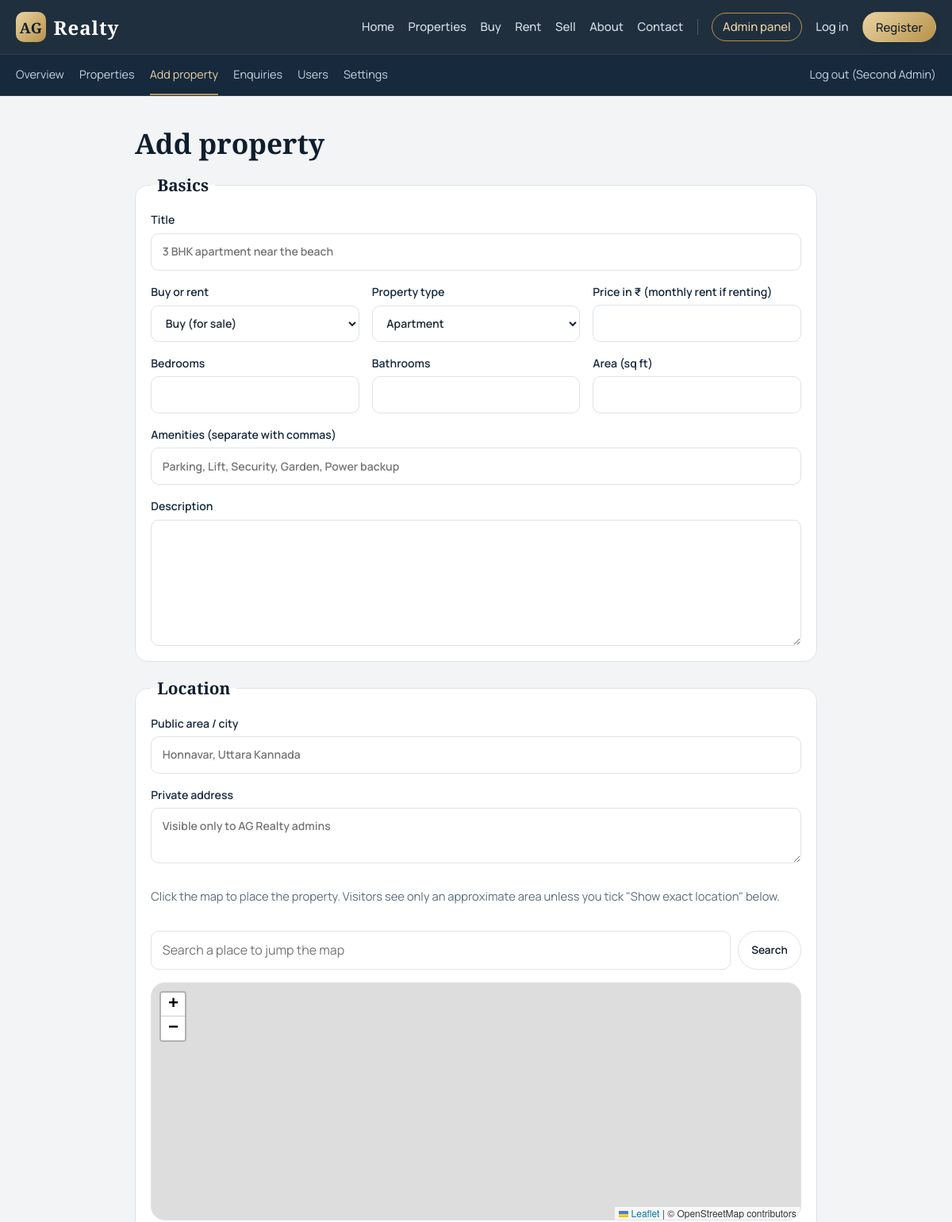
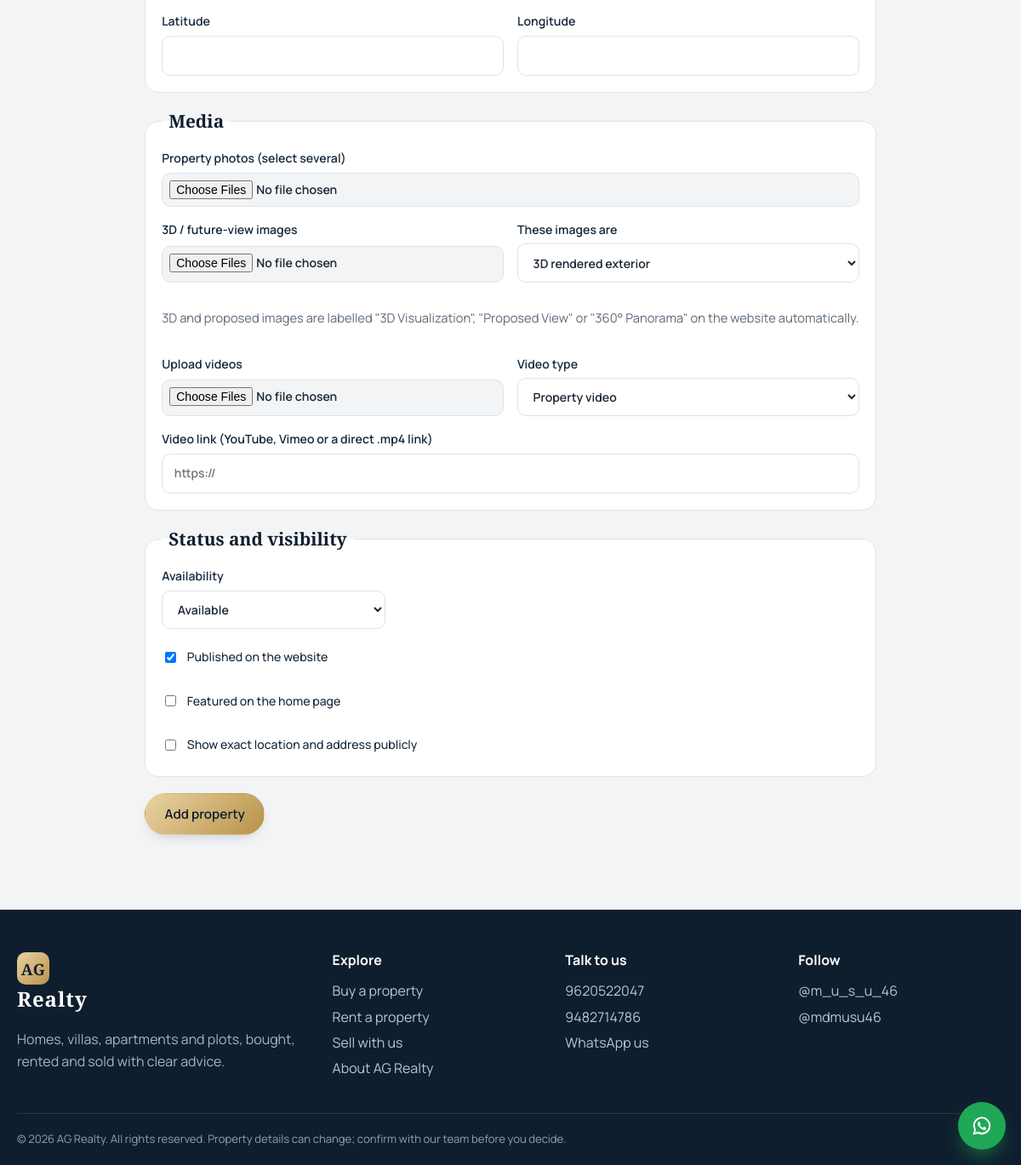
Page /admin/property/new (signed in) on the committed database (2 pictures, top to bottom).
### tables this page shows
CREATE TABLE admins (
  id INTEGER PRIMARY KEY AUTOINCREMENT,
  name TEXT NOT NULL,
  email TEXT NOT NULL UNIQUE,
  password_hash TEXT NOT NULL,
  role TEXT NOT NULL DEFAULT 'admin',
  created_at TEXT NOT NULL DEFAULT CURRENT_TIMESTAMP
);

CREATE TABLE settings (
  key TEXT PRIMARY KEY,
  value TEXT NOT NULL DEFAULT ''
);

CREATE TABLE social_links (
  id INTEGER PRIMARY KEY AUTOINCREMENT,
  platform TEXT NOT NULL,
  label TEXT NOT NULL,
  url TEXT NOT NULL DEFAULT '',
  active INTEGER NOT NULL DEFAULT 1,
  sort_order INTEGER NOT NULL DEFAULT 0
);

### app.py (the view, shortened to what this page needs)
@app.route("/admin/property/new", methods=["GET", "POST"])
@admin_required
def admin_property_new():
    return _form_page({"approved": 1, "listing_type": "buy", "status": "available"})

### app.py (called while the page is built)
def db():
    if "db" not in g:
        g.db = get_db()
    return g.db

def csrf_token():
    if "csrf" not in session:
        session["csrf"] = secrets.token_hex(16)
    return session["csrf"]

@app.before_request
def csrf_protect():
    if request.method == "POST":
        sent = request.form.get("csrf_token") or request.headers.get("X-CSRF-Token") or ""
        expected = session.get("csrf")
        if not expected or not sent or not secrets.compare_digest(sent, expected):
            abort(400, "Your security token expired. Go back, refresh the page and try again.")

@app.after_request
def headers(resp):
    resp.headers.setdefault("X-Content-Type-Options", "nosniff")
    resp.headers.setdefault("X-Frame-Options", "SAMEORIGIN")
    resp.headers.setdefault("Referrer-Policy", "strict-origin-when-cross-origin")
    return resp

def current_user():
    if "cu" not in g:
        g.cu = None
        if session.get("user_id"):
            g.cu = db().execute("SELECT * FROM users WHERE id=? AND is_active=1", (session["user_id"],)).fetchone()
            if not g.cu:
                session.pop("user_id", None)
    return g.cu

def current_admin():
    if "ca" not in g:
        g.ca = None
        if session.get("admin_id"):
            g.ca = db().execute("SELECT * FROM admins WHERE id=?", (session["admin_id"],)).fetchone()
    return g.ca

def admin_required(fn):
    @wraps(fn)
    def wrap(*a, **kw):
        if not current_admin():
            return redirect(url_for("admin_login", next=request.path))
        return fn(*a, **kw)
    return wrap

def digits(s):
    d = re.sub(r"\D", "", s or "")
    return "91" + d if len(d) == 10 else d

@app.context_processor
def inject():
    d = db()
    site = {r["key"]: r["value"] for r in d.execute("SELECT key, value FROM settings")}
    socials = d.execute("SELECT * FROM social_links WHERE active=1 AND url!='' ORDER BY sort_order, id").fetchall()
    def wa_link(text=""):
        return f"https://wa.me/{digits(site.get('whatsapp'))}?text={quote(text)}"
    return dict(now_year=time.strftime('%Y'), site=site, socials=socials, current_user=current_user(), current_admin=current_admin(),
                csrf_token=csrf_token, media_url=media_url, wa_link=wa_link, IMAGE_KINDS=IMAGE_KINDS,
                VIDEO_KINDS=VIDEO_KINDS, FACILITY_CATS=FACILITY_CATS, PROPERTY_TYPES=PROPERTY_TYPES,
                VISUAL_CHOICES=VISUAL_CHOICES)

### templates/admin/property_form.html (shortened to what this page needs)
{% extends "base.html" %}
{% block head %}<link rel="stylesheet" href="https://unpkg.com/leaflet@1.9.4/dist/leaflet.css">{% endblock %}
{% block content %}
{% include "admin/_nav.html" %}
<section class="wrap section narrow">
  <div class="section-head"><h1 class="h2">{{ 'Edit property' if pid else 'Add property' }}</h1>{% if pid %}<a href="{{ url_for('property_detail', pid=pid) }}">View on website</a>{% endif %}</div>
  <form class="form big-form" method="post" enctype="multipart/form-data">
    {% set admin = true %}{% include "_property_fields.html" %}
    <button class="btn btn-gold">{{ 'Save changes' if pid else 'Add property' }}</button>
  </form>
</section>
{% endblock %}

### templates/base.html (shortened to what this page needs)
<!doctype html>
<html lang="en">
<head>
<link rel="stylesheet" href="{{ url_for('static', filename='css/style.css') }}">
{% block head %}{% endblock %}
</head>
<body data-csrf="{{ csrf_token() }}" data-logged-in="{{ 1 if current_user else 0 }}" data-login-url="{{ url_for('login') }}">
<header class="site-header">
  <div class="wrap bar">
    <a class="brand" href="{{ url_for('index') }}" aria-label="AG Realty home"><span class="mark">AG</span><span class="brand-name">Realty</span></a>
    <nav id="nav" class="nav">
      <a href="{{ url_for('index') }}" {% if request.endpoint=='index' %}class="on"{% endif %}>Home</a>
      <a href="{{ url_for('properties') }}" {% if request.endpoint in ('properties','property_detail') %}class="on"{% endif %}>Properties</a>
      <a href="{{ url_for('buy') }}" {% if request.endpoint=='buy' %}class="on"{% endif %}>Buy</a>
      <a href="{{ url_for('rent') }}" {% if request.endpoint=='rent' %}class="on"{% endif %}>Rent</a>
      <a href="{{ url_for('sell') }}" {% if request.endpoint=='sell' %}class="on"{% endif %}>Sell</a>
      <a href="{{ url_for('about') }}" {% if request.endpoint=='about' %}class="on"{% endif %}>About</a>
      <a href="{{ url_for('contact') }}" {% if request.endpoint=='contact' %}class="on"{% endif %}>Contact</a>
      {% if current_admin %}<a href="{{ url_for('admin_home') }}" class="pill">Admin panel</a>{% endif %}
      {% if current_user %}
        <a href="{{ url_for('favorites') }}">Favorites</a>
        <a href="{{ url_for('dashboard') }}">My account</a>
        <form method="post" action="{{ url_for('logout') }}" class="inline"><input type="hidden" name="csrf_token" value="{{ csrf_token() }}"><button class="linklike">Log out</button></form>
      {% else %}
        <a href="{{ url_for('login') }}">Log in</a>
        <a href="{{ url_for('register') }}" class="btn btn-sm btn-gold">Register</a>
      {% endif %}
    </nav>
  </div>
</header>
<main>{% block content %}{% endblock %}</main>
<footer class="site-footer">
  <div class="wrap foot-grid">
    <div>
      <a class="brand light" href="{{ url_for('index') }}"><span class="mark">AG</span><span class="brand-name">Realty</span></a>
      <p class="muted-l">Homes, villas, apartments and plots, bought, rented and sold with clear advice.</p>
    </div>
    <div>
      <h4>Explore</h4>
      <a href="{{ url_for('buy') }}">Buy a property</a><a href="{{ url_for('rent') }}">Rent a property</a>
      <a href="{{ url_for('sell') }}">Sell with us</a><a href="{{ url_for('about') }}">About AG Realty</a>
    </div>
    <div>
      <h4>Talk to us</h4>
      {% if site.phone1 %}<a href="tel:+91{{ site.phone1 }}">{{ site.phone1 }}</a>{% endif %}
      {% if site.phone2 %}<a href="tel:+91{{ site.phone2 }}">{{ site.phone2 }}</a>{% endif %}
      <a href="{{ wa_link('Hello AG Realty, I would like to know more about your properties.') }}" target="_blank" rel="noopener">WhatsApp us</a>
    </div>
    <div>
      <h4>Follow</h4>
      {% for s in socials %}<a href="{{ s.url }}" target="_blank" rel="noopener">{{ s.label }}</a>{% else %}<span class="muted-l">Social links coming soon.</span>{% endfor %}
    </div>
  </div>
  <div class="wrap legal">© {{ now_year }} AG Realty. All rights reserved. Property details can change; confirm with our team before you decide.</div>
</footer>
<a class="wa-float" href="{{ wa_link('Hello AG Realty, I have an enquiry about a property.') }}" target="_blank" rel="noopener" aria-label="Chat on WhatsApp">
</a>
</body>
</html>

### templates/admin/_nav.html (shortened to what this page needs)
<div class="admin-bar"><div class="wrap">
  <a href="{{ url_for('admin_home') }}" class="{{ 'on' if request.endpoint=='admin_home' }}">Overview</a>
  <a href="{{ url_for('admin_properties') }}" class="{{ 'on' if request.endpoint in ('admin_properties','admin_property_edit') }}">Properties</a>
  <a href="{{ url_for('admin_property_new') }}" class="{{ 'on' if request.endpoint=='admin_property_new' }}">Add property</a>
  <a href="{{ url_for('admin_enquiries') }}" class="{{ 'on' if request.endpoint=='admin_enquiries' }}">Enquiries</a>
  <a href="{{ url_for('admin_users') }}" class="{{ 'on' if request.endpoint=='admin_users' }}">Users</a>
  <a href="{{ url_for('admin_settings') }}" class="{{ 'on' if request.endpoint=='admin_settings' }}">Settings</a>
  <form method="post" action="{{ url_for('admin_logout') }}" class="inline"><input type="hidden" name="csrf_token" value="{{ csrf_token() }}"><button class="linklike">Log out ({{ current_admin.name }})</button></form>
</div></div>

### style.css (style rules this page uses)
:root { --ink:#0F1E2E; --ink-2:#16293D; --ink-3:#24405C; --brass:#B8924A; --brass-l:#E9D3A1; --brass-d:#8E6C2E; --mist:#F2F4F6; --paper:#fff; --line:#DDE3E9; --text:#1B2733; --muted:#5C6B7A; --ok:#1F7A4D; --warn:#B26A00; --bad:#B3261E; --wa:#1FA855; --serif:"Cormorant Garamond",Georgia,"Times New Roman",serif; --sans:"Manrope",system-ui,-apple-system,"Segoe UI",Roboto,sans-serif; --shadow:0 18px 40px -22px rgba(15,30,46,.45); --shadow-s:0 6px 18px -10px rgba(15,30,46,.35); }
*,*::before,*::after { box-sizing:border-box }
html { scroll-behavior:smooth }
body { margin:0;font-family:var(--sans);color:var(--text);background:var(--mist);line-height:1.6;font-size:16px;-webkit-font-smoothing:antialiased }
a { color:var(--ink-3) }
h1,h2,h3,h4 { font-family:var(--serif);color:var(--ink);line-height:1.12;margin:0 0 .5em;font-weight:600 }
h1 { font-size:clamp(2.3rem,5vw,3.9rem) }
h4 { font-size:1.15rem;margin-top:1.2em }
.h2 { font-size:clamp(1.6rem,3vw,2.2rem);margin-top:0 }
.wrap { width:min(1180px,100% - 2.5rem);margin-inline:auto }
.narrow { width:min(860px,100% - 2.5rem) }
.section { padding:2.5rem 0 }
.muted-l { color:#A7B4C2 }
.inline { display:inline;margin:0 }
.linklike { background:none;border:0;padding:0;font:inherit;color:inherit;cursor:pointer;text-decoration:underline;text-underline-offset:3px }
.btn { display:inline-flex;align-items:center;justify-content:center;gap:.5rem;padding:.8rem 1.4rem;border-radius:999px;border:1px solid transparent;font:600 .95rem var(--sans);cursor:pointer;text-decoration:none;transition:transform .18s,box-shadow .18s,background .18s }
.btn-sm { padding:.5rem 1rem;font-size:.85rem }
.btn-gold { background:linear-gradient(135deg,var(--brass-l),var(--brass));color:var(--ink);box-shadow:var(--shadow-s) }
.site-header { position:sticky;top:0;z-index:50;background:rgba(15,30,46,.92);backdrop-filter:blur(14px);border-bottom:1px solid rgba(255,255,255,.08) }
.bar { display:flex;align-items:center;justify-content:space-between;min-height:68px;gap:1rem }
.brand { display:flex;align-items:center;gap:.6rem;text-decoration:none;color:#fff }
.brand .mark { display:grid;place-items:center;width:38px;height:38px;border-radius:10px;background:linear-gradient(135deg,var(--brass-l),var(--brass));color:var(--ink);font:700 1.15rem var(--serif);letter-spacing:.02em }
.brand-name { font:600 1.5rem var(--serif);letter-spacing:.04em }
.brand.light { color:#fff }
.nav { display:flex;align-items:center;gap:1.1rem;flex-wrap:wrap }
.nav a,.nav .linklike { color:#D6DEE7;text-decoration:none;font-size:.93rem;font-weight:500 }
.nav a.btn { color:var(--ink) }
.nav .pill { padding:.3rem .8rem;border:1px solid var(--brass);border-radius:999px;color:var(--brass-l) }
.form { display:grid;gap:1rem }
.form .btn { justify-self:start }
.big-form { gap:0 }
.section-head { display:flex;justify-content:space-between;align-items:baseline;gap:1rem;margin-bottom:1.2rem }
.section-head h2,.section-head h1 { margin:0 }
.admin-bar { background:var(--ink-2);border-bottom:1px solid rgba(255,255,255,.08) }
.admin-bar .wrap { display:flex;gap:1.2rem;align-items:center;overflow-x:auto;white-space:nowrap }
.admin-bar a,.admin-bar .linklike { color:#C7D3DF;text-decoration:none;font-size:.9rem;padding:.8rem 0;border-bottom:2px solid transparent }
.admin-bar a.on { color:var(--brass-l);border-color:var(--brass) }
.site-footer { background:var(--ink);color:#D6DEE7;margin-top:3rem;padding-top:3rem }
.foot-grid { display:grid;grid-template-columns:1.4fr 1fr 1fr 1fr;gap:2rem;padding-bottom:2rem }
.foot-grid h4 { color:#fff;font:700 1rem var(--sans);margin:0 0 .7rem }
.foot-grid a { display:block;color:#B9C6D3;text-decoration:none;padding:.15rem 0 }
.legal { border-top:1px solid rgba(255,255,255,.1);padding:1.2rem 0;font-size:.82rem;color:#8FA0B2 }
.wa-float { position:fixed;right:1.1rem;bottom:1.1rem;width:56px;height:56px;border-radius:50%;background:var(--wa);color:#fff;display:grid;place-items:center;box-shadow:0 12px 24px -8px rgba(31,168,85,.7);z-index:60;transition:transform .2s }

### rows in the picture
admins: name "Second Admin"
settings: phone1 "9620522047"
settings: phone2 "9482714786"
social_links: label "@m_u_s_u_46"
social_links: label "@mdmusu46"

### other values in the picture
{{ 'Edit property' if pid else 'Add property' }} "Add property"
{{ 'Save changes' if pid else 'Add property' }} "Add property"
{{ now_year }} "2026"
form field listing_type "Buy (for sale)"
form field property_type "Apartment"
form field visual_kind "3D rendered exterior"
form field video_kind "Property video"
form field status "Available"
